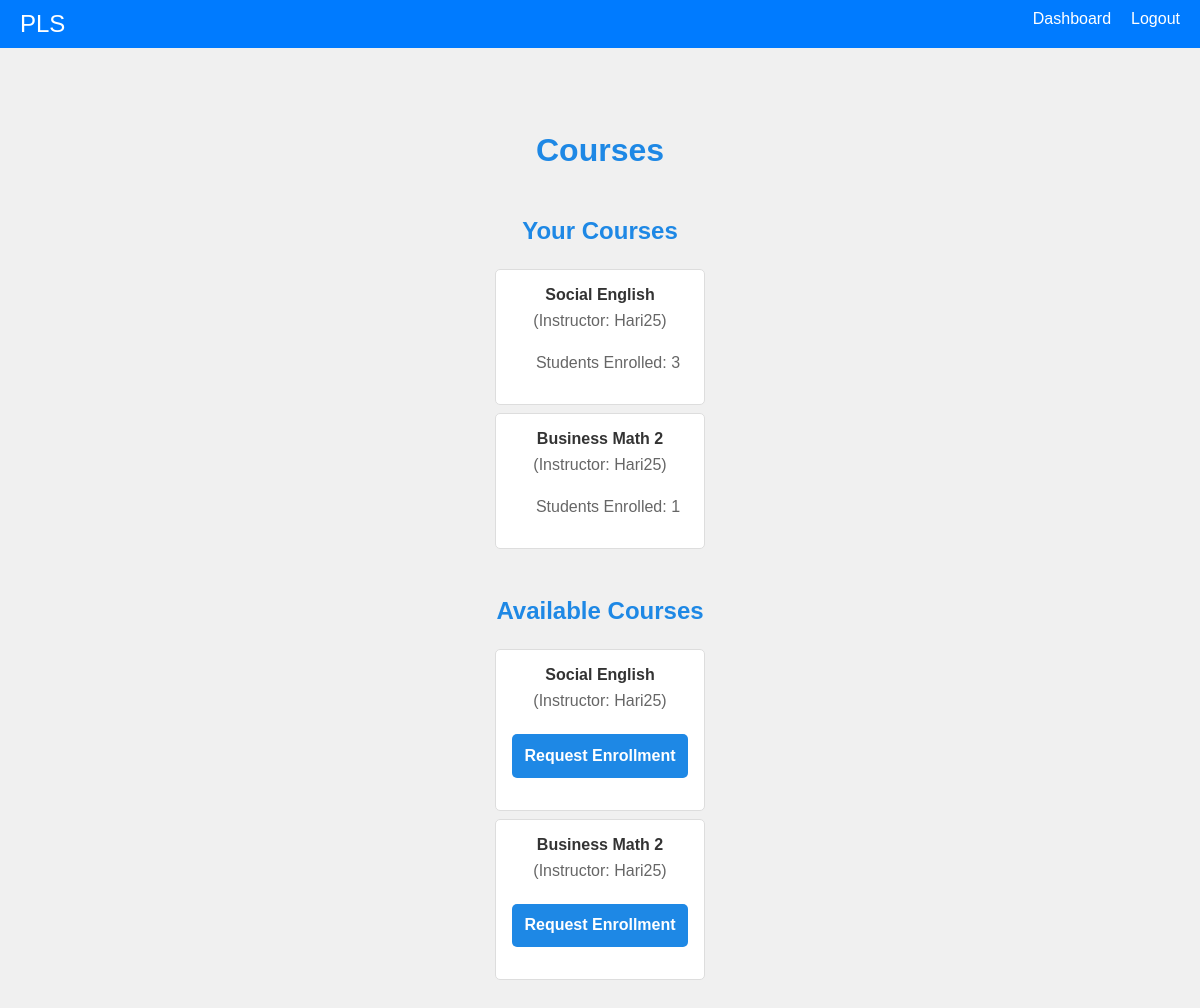
The app's page /course/courses (signed in) with its own data.
### back/system_utilities/dbmanage.py (models this page shows)
class Course(Base):
    __tablename__ = 'courses'
    id = Column(Integer, primary_key=True)
    name = Column(String, nullable=False)
    instructor_id = Column(Integer, ForeignKey('users.id'))
    instructor = relationship('User')
    enrollments = relationship('Enrollment', back_populates='course')

class User(Base):
    __tablename__ = 'users'
    id = Column(Integer, primary_key=True, index=True)
    username = Column(String, unique=True, index=True)
    password = Column(String)
    type = Column(String)

### back/course.py (the view)
@course_bp.route('/courses')
@login_required
def courses():
    db = next(get_db())
    user_id = session.get('user_id')
    user_type = session.get('user_type', 'guest')
    if user_type == 'instructor':
        courses = db.query(Course).options(joinedload(Course.instructor), joinedload(Course.enrollments).joinedload(Enrollment.student)).filter(Course.instructor_id == user_id).all()
    else:
        courses = db.query(Course).options(joinedload(Course.instructor), joinedload(Course.enrollments).joinedload(Enrollment.student)).all()
    available_courses = db.query(Course).options(joinedload(Course.instructor), joinedload(Course.enrollments).joinedload(Enrollment.student)).all()
    db.close()
    return render_template('courses.html', courses=courses, available_courses=available_courses, user_type=user_type)

### app.py (called while the page is built)
@app.context_processor
def inject_user():
    return dict(username=session.get('username', 'Guest'))

@app.before_request
def make_session_permanent():
    session.permanent = True
    session.modified = True
    session['last_activity'] = datetime.utcnow()

@app.before_request
def check_inactivity():
    last_activity = session.get('last_activity')
    if last_activity:
        now = datetime.utcnow()
        if (now - last_activity).total_seconds() > app.config['PERMANENT_SESSION_LIFETIME'].total_seconds():
            session.clear()
            flash('You have been logged out due to inactivity.', 'warning')
            return redirect(url_for('user.login'))

### back/system_utilities/dbmanage.py (called while the page is built)
def get_db():
    db = SessionLocal()
    try:
        yield db
    finally:
        db.close()

### back/system_utilities/user.py (called while the page is built)
def login_required(f):
    @wraps(f)
    def decorated_function(*args, **kwargs):
        if 'user_id' not in session:
            flash('You need to be logged in to view this page.', 'warning')
            return redirect(url_for('user.login'))
        return f(*args, **kwargs)
    return decorated_function

### templates/courses.html (shortened to what this page needs)
<!DOCTYPE html>
<html lang="en">
<head>
    <link rel="stylesheet" href="{{ url_for('static', filename='css/course.css') }}">
    <link rel="stylesheet" href="{{ url_for('static', filename='css/style.css') }}">
    <link rel="stylesheet" href="https://cdnjs.cloudflare.com/ajax/libs/font-awesome/6.0.0-beta3/css/all.min.css">
</head>
<body>
    <nav>
        <div class="nav-wrapper">
            <a href="#" class="brand-logo">PLS</a>
            <ul id="nav-links" class="nav-links">
                {% if session.get('user_id') %}
                    <li><a href="{{ url_for('dashboard') }}">Dashboard</a></li>
                    <li><a href="{{ url_for('logout') }}">Logout</a></li>
                {% else %}
                    <li><a href="{{ url_for('user.login') }}">Login</a></li>
                    <li><a href="{{ url_for('user.register') }}">Register</a></li>
                {% endif %}
            </ul>
        </div>
    </nav>
    <div class="container">
        <h3>Courses</h3>
        <h4>Your Courses</h4>
        <ul>
            {% for course in courses %}
            <li>
                <strong>{{ course.name }}</strong> (Instructor: {{ course.instructor.username }})
                <ul>
                    <li>Students Enrolled: {{ course.enrollments|length }}</li>
                </ul>
            </li>
            {% endfor %}
        </ul>
        {% if user_type == 'student' %}
        <h4>Available Courses</h4>
        <ul>
            {% for course in available_courses %}
            <li>
                <strong>{{ course.name }}</strong> (Instructor: {{ course.instructor.username }})
                <form action="{{ url_for('course.request_course') }}" method="POST">
                    <button type="submit">Request Enrollment</button>
                </form>
            </li>
            {% endfor %}
        </ul>
        {% endif %}
    </div>
</body>
</html>

### static/css/course.css (style rules this page uses)
.container { max-width: 1200px; margin: 2em auto; padding: 0 1em; }
h3, h4, h5 { margin-bottom: 1em; color: #1e88e5; }
h3 { font-size: 2em; text-align: center; }
h4, h5 { font-size: 1.5em; margin-top: 2em; }
form { margin: 1em 0; display: flex; flex-direction: column; gap: 1em; }
.container form input[type="text"], .container form button { padding: 0.8em; font-size: 1em; border: 1px solid #ddd; border-radius: 5px; }
.container form button { background: #1e88e5; color: white; border: none; cursor: pointer; transition: background 0.3s ease-in-out; }
.container ul { list-style: none; padding: 0; margin: 1em 0; }
.container ul li { background: #fff; border: 1px solid #ddd; margin-bottom: 0.5em; padding: 1em; border-radius: 5px; display: flex; flex-direction: column; gap: 0.5em; }
.container ul li strong { font-weight: bold; color: #333; }
.container ul li ul { margin: 1em 0 0 1em; }
.container ul li ul li { background: none; border: none; padding: 0; }
.container a, button { text-decoration: none; color: #1e88e5; font-weight: bold; cursor: pointer; }
.container button { background: none; border: none; }

### static/css/style.css (style rules this page uses)
body { font-family: Arial, sans-serif; margin: 0; padding: 0; display: flex; flex-direction: column; background-color: #f0f0f0; }
nav { background-color: #007BFF; padding: 10px 20px; position: sticky; top: 0; width: auto; z-index: 1000; }
.nav-wrapper { display: flex; justify-content: space-between; align-items: center; }
.brand-logo { color: white; font-size: 1.5em; text-decoration: none; }
.nav-links { list-style: none; margin: 0; padding: 0; display: flex; align-items: center; }
.nav-links li { margin-left: 20px; }
.nav-links li a { color: white; text-decoration: none; font-size: 1em; }
.container { padding: 20px; text-align: center; }
p, ul { color: #666; }
ul li { margin-bottom: 10px; }

### records on screen
Course: name "Social English", instructor.username "Hari25", enrollments|length "3"
Course: name "Business Math 2", instructor.username "Hari25", enrollments|length "1"
